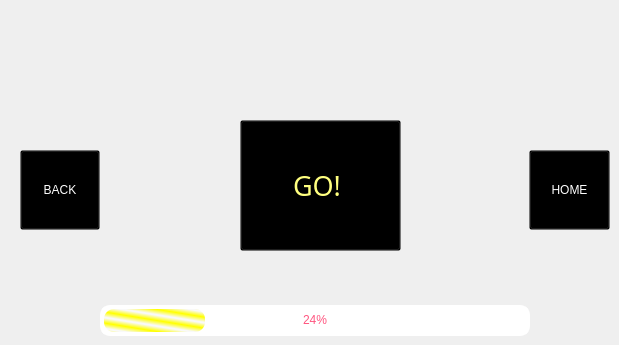
   <widget class="QWidget" name="page_6">
    <property name="styleSheet">
     <string notr="true">#page_6{
	background-color: qradialgradient(spread:pad, cx:0.5, cy:0.5, radius:0.537, fx:0.5, fy:0.494, stop:0.253731 rgba(255, 111, 157, 255), stop:1 rgba(255, 255, 255, 255));
border-left:1px solid lightgray;
border-right:1px solid lightgray;
border-bottom:1px solid lightgray;
border-bottom-left-radius: 20px;
border-bottom-right-radius: 20px;}</string>
    </property>
    <widget class="QPushButton" name="play_pause">
     <property name="geometry">
      <rect>
       <x>240</x>
       <y>120</y>
       <width>161</width>
       <height>131</height>
      </rect>
     </property>
     <property name="font">
      <font>
       <family>Segoe Print</family>
       <pointsize>20</pointsize>
       <weight>9</weight>
       <italic>false</italic>
       <bold>false</bold>
      </font>
     </property>
     <property name="cursor">
      <cursorShape>PointingHandCursor</cursorShape>
     </property>
     <property name="styleSheet">
      <string notr="true">#play_pause
{   
    
	image: url(:/pic/resource/pet-commands-summon.png);
background:transparent;
font: 75 20pt &quot;Segoe Print&quot;;
color: rgb(255, 255, 127);
}
#play_pause:hover
{
    
	image: url(:/pic/resource/listening-skin-type-1.png);
    background:transparent;
    text:transparent;
}

#play_pause:checked
{
    image:url(:/pic/resource/stop-gesture (1).png);
}</string>
     </property>
     <property name="text">
      <string>GO! </string>
     </property>
     <property name="checkable">
      <bool>true</bool>
     </property>
     <property name="checked">
      <bool>false</bool>
     </property>
     <property name="autoRepeat">
      <bool>true</bool>
     </property>
     <property name="default">
      <bool>false</bool>
     </property>
     <property name="flat">
      <bool>false</bool>
     </property>
    </widget>
    <widget class="QPushButton" name="back_6">
     <property name="geometry">
      <rect>
       <x>20</x>
       <y>150</y>
       <width>80</width>
       <height>80</height>
      </rect>
     </property>
     <property name="cursor">
      <cursorShape>PointingHandCursor</cursorShape>
     </property>
     <property name="styleSheet">
      <string notr="true">image: url(:/pic/resource/dog-bone.png);
background-color: transparent;
font: 15pt &quot;HGDY_CNKI&quot;;
color: rgb(255, 255, 255);</string>
     </property>
     <property name="text">
      <string>BACK</string>
     </property>
     <property name="checkable">
      <bool>true</bool>
     </property>
     <property name="checked">
      <bool>false</bool>
     </property>
     <property name="autoExclusive">
      <bool>true</bool>
     </property>
    </widget>
    <widget class="QPushButton" name="BackHome_2">
     <property name="geometry">
      <rect>
       <x>529</x>
       <y>150</y>
       <width>81</width>
       <height>80</height>
      </rect>
     </property>
     <property name="cursor">
      <cursorShape>PointingHandCursor</cursorShape>
     </property>
     <property name="styleSheet">
      <string notr="true">image: url(:/pic/resource/dog-bowl.png);
background-color: transparent;
font: 15pt &quot;HGDY_CNKI&quot;;
color: rgb(255, 255, 255);</string>
     </property>
     <property name="text">
      <string>HOME</string>
     </property>
     <property name="checkable">
      <bool>true</bool>
     </property>
     <property name="autoRepeat">
      <bool>false</bool>
     </property>
     <property name="autoExclusive">
      <bool>true</bool>
     </property>
    </widget>
    <widget class="QProgressBar" name="progressBar">
     <property name="geometry">
      <rect>
       <x>100</x>
       <y>305</y>
       <width>430</width>
       <height>31</height>
      </rect>
     </property>
     <property name="styleSheet">
      <string notr="true">#progressBar{
        border: 4px solid rgb(255, 255, 255);
        color:rgb(255, 85, 127);
        text-align: center;
	    font: 10pt &quot;HGDY_CNKI&quot;;
        background:white;
        border-radius:10px;
	
}
#progressBar::chunk {
        border: none;
	background-color: qlineargradient(spread:reflect, x1:0.886, y1:1, x2:1, y2:0.8405, stop:0.079602 rgba(249, 249, 249, 255), stop:1 rgba(255, 255, 0, 255));
 border-radius:10px;}</string>
     </property>
     <property name="value">
      <number>24</number>
     </property>
    </widget>
   </widget>
